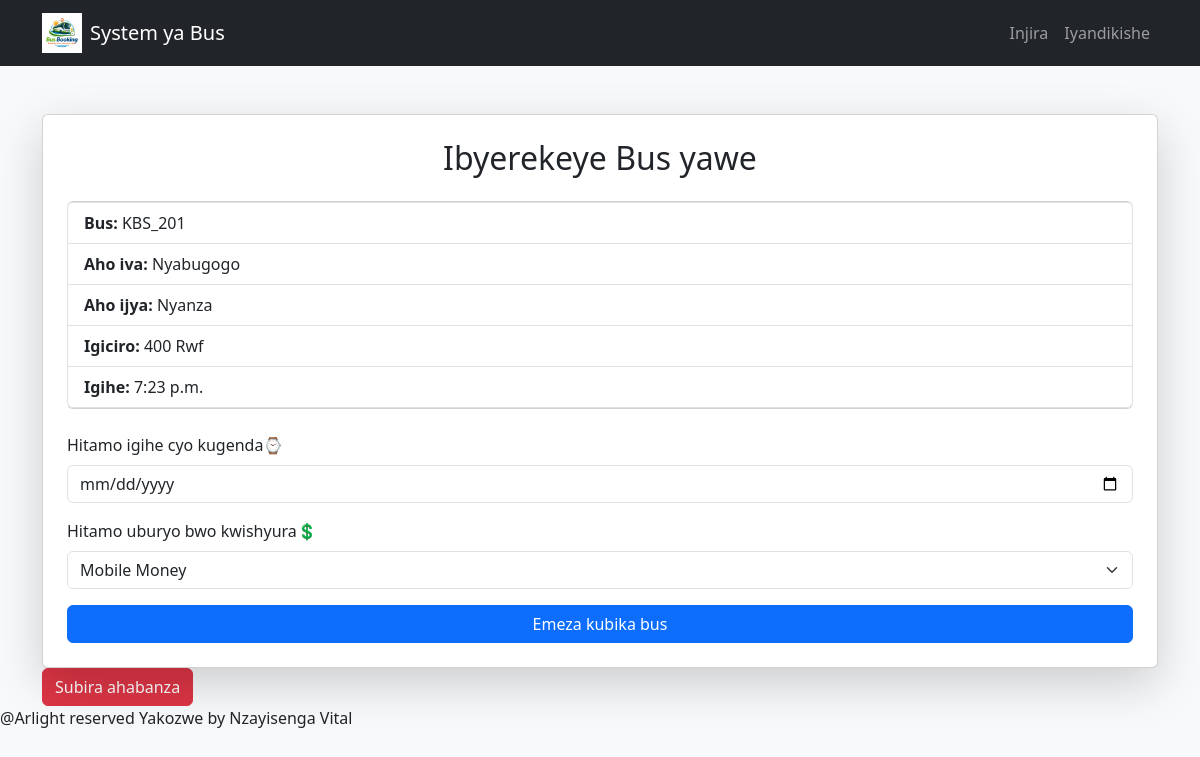
/book/2/, run on the app's committed database.
### mybus/models.py (models this page shows, shortened)
class Location(models.Model):
    busname = models.CharField(max_length=100)
    from_location = models.CharField(max_length=100)
    to_location = models.CharField(max_length=100)
    price = models.IntegerField()
    time = models.TimeField()

### mybus/views.py (the view, shortened to what this page needs)
# urls.py: path('book/<int:bus_id>/', views.book_bus, name='book_bus'),
def book_bus(request, bus_id):
    bus = Location.objects.get(id=bus_id)
    return render(request, 'mybus/book.html', {'bus': bus})

### mybus/templates/mybus/book.html (shortened to what this page needs)
{% load static %}
<!DOCTYPE html>
<html lang="en">
<head>
    <link href="https://cdn.jsdelivr.net/npm/bootstrap@5.3.0/dist/css/bootstrap.min.css" rel="stylesheet">
</head>
<body class="bg-light">
    <nav class="navbar navbar-expand-lg navbar-dark bg-dark">
        <div class="container">
            <a class="navbar-brand d-flex align-items-center" href="#">
                <img src="{% static 'images/logo.png' %}" width="40" height="40" class="me-2">
                System ya Bus
            </a>
            <div class="collapse navbar-collapse" id="navbarNav">
                <ul class="navbar-nav ms-auto">
                    {% if user.is_authenticated %}
                    <li class="nav-item d-flex align-items-center me-5">
                        <span class="nav-link disabled">
                            <h3 style="color: white;">Muraho🙋‍♂️, {{ user.username }}</h3>
                        </span>
                    </li>
                    <li class="nav-item">
                        <a href="{% url 'home'%}" class="nav-link text-success">Ahabanza</a>
                    </li>
                    <li class="nav-item">
                        <a class="nav-link text-white" href="{% url 'about'%}">Tumenye</a>
                    </li>
                    <li class="nav-item">
                        <a class="nav-link text-white" href="contact">Telephone</a>
                    </li>
                    <li class="nav-item">
                        <a class="nav-link text-white" href="{% url 'designer'%}">Uwayikoze</a>
                    </li>
                    <li class="nav-item">
                        <a class="nav-link text-danger" href="{% url 'logout' %}">Sohoka</a>
                    </li>
                    {% else %}
                    <li class="nav-item">
                        <a class="nav-link" href="{% url 'login' %}">Injira</a>
                    </li>
                    <li class="nav-item">
                        <a class="nav-link" href="{% url 'register' %}">Iyandikishe</a>
                    </li>
                    {% endif %}
                </ul>
            </div>
        </div>
    </nav>
    <div class="container mt-5">
        <div class="card shadow-lg p-4">
            <h2 class="text-center mb-4">Ibyerekeye Bus yawe</h2>
            <ul class="list-group mb-4">
                <li class="list-group-item"><strong>Bus:</strong> {{ bus.busname }}</li>
                <li class="list-group-item"><strong>Aho iva:</strong> {{ bus.from_location }}</li>
                <li class="list-group-item"><strong>Aho ijya:</strong> {{ bus.to_location }}</li>
                <li class="list-group-item"><strong>Igiciro:</strong> {{ bus.price }} Rwf</li>
                <li class="list-group-item"><strong>Igihe:</strong> {{ bus.time }}</li>
            </ul>
            <form method="POST">
                <div class="mb-3">
                    <label class="form-label">Hitamo igihe cyo kugenda⌚</label>
                    <input type="date" name="date" class="form-control" required>
                </div>
                <div class="mb-3">
                    <label class="form-label">Hitamo uburyo bwo kwishyura💲</label>
                    <select name="payment_method" class="form-select">
                        <option value="momo">Mobile Money</option>
                    </select>
                </div>
                <div class="d-grid">
                    <button type="submit" class="btn btn-primary">
                        Emeza kubika bus
                    </button>
                </div>
            </form>
        </div>
        <a href="{%url 'home'%}"><button class="btn btn-danger">Subira ahabanza</button></a>
    </div>
    <footer>
        <p style="margin-bottom: 5px;">@Arlight reserved Yakozwe by Nzayisenga Vital</p>
    </footer>
</body>
</html>

### data on the page
Location: busname "KBS_201", from_location "Nyabugogo", to_location "Nyanza", price "400", time "7:23 p.m."
